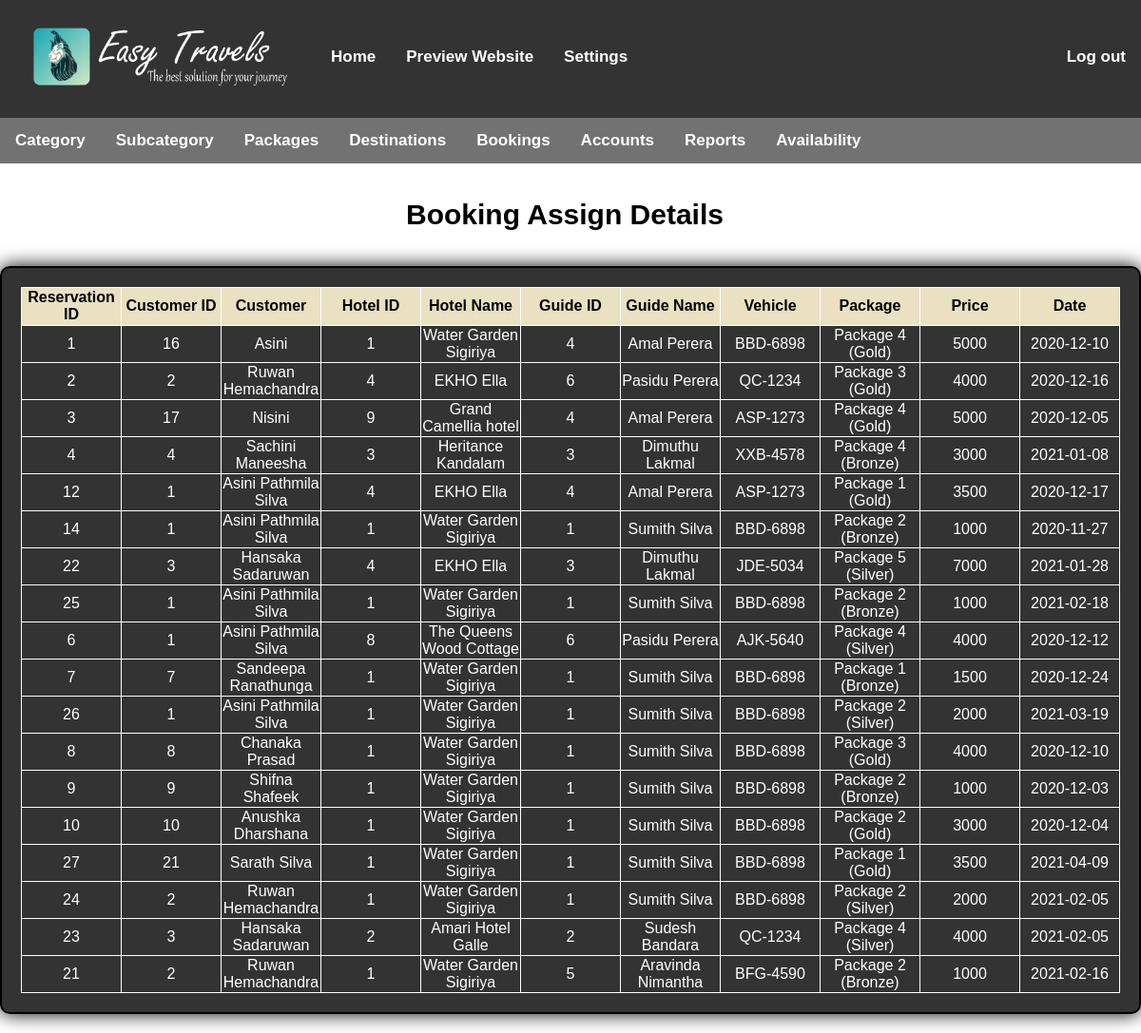
Page /src/php/admin_assign_page-viewall.php (signed in) on the committed database.
### tables this page shows
CREATE TABLE `assign` (
  `asid` int(11) NOT NULL,
  `resvid` int(11) NOT NULL,
  `hotel` int(11) NOT NULL,
  `guide` int(11) NOT NULL,
  `vehicle` varchar(500) NOT NULL,
  `package` varchar(500) NOT NULL,
  `price` int(11) NOT NULL,
  `date` varchar(500) NOT NULL,
  `name` varchar(500) NOT NULL,
  `address` varchar(500) NOT NULL,
  `email` varchar(500) NOT NULL,
  `telephone` int(11) NOT NULL,
  `travelers` int(10) NOT NULL,
  `single` int(10) NOT NULL,
  `doublerooms` int(10) NOT NULL,
  `family` int(10) NOT NULL
);

CREATE TABLE `user` (
  `uid` int(11) NOT NULL,
  `name` varchar(200) NOT NULL,
  `address` varchar(400) NOT NULL,
  `email` varchar(200) NOT NULL,
  `telephone` int(11) NOT NULL
);

CREATE TABLE `hotel` (
  `hid` int(11) NOT NULL,
  `name` varchar(500) NOT NULL,
  `address` varchar(500) NOT NULL,
  `telephone` int(11) NOT NULL,
  `email` varchar(200) NOT NULL,
  `singleroomprice` int(11) NOT NULL,
  `doubleroomprice` int(11) NOT NULL,
  `familyroomprice` int(11) NOT NULL,
  `singlerooms` int(11) NOT NULL,
  `doublerooms` int(11) NOT NULL,
  `familyrooms` int(11) NOT NULL,
  `description` varchar(500) NOT NULL,
  `photo` int(11) NOT NULL
);

CREATE TABLE `guide` (
  `gid` int(11) NOT NULL,
  `name` varchar(500) NOT NULL,
  `charge` int(11) NOT NULL,
  `birthday` date NOT NULL,
  `address` varchar(500) NOT NULL,
  `telephone` int(11) NOT NULL,
  `email` varchar(200) NOT NULL,
  `description` text NOT NULL,
  `photo` int(11) NOT NULL
);

### src/php/admin_assign_page-viewall.php (called while the page is built, shortened)
<?php include('../../public/html/admin_assign_page-viewall.html')?>

### src/php/admin_assign_page-viewall-table.php (the view, shortened to what this page needs)
<?php require_once('../../config/connect.php');
?>
<?php
	$sql="select * from assign";
	$result=mysqli_query($connection,$sql);
	while($row=$result->fetch_assoc()){
		$resvid=$row['resvid'];
		$hid=$row['hotel'];
		$gid=$row['guide'];
		$vid=$row['vehicle'];
		$package=$row['package'];
		$price=$row['price'];
		$date=$row['date'];
		$name=$row['name'];
		$email=$row['email'];
		$sql2="select * from guide where gid='".$gid."'";
		$result2=mysqli_query($connection,$sql2);
		while($row2=$result2->fetch_assoc()){
			$gname=$row2['name'];
		}
		$sql3="select * from hotel where hid='".$hid."'";
		$result3=mysqli_query($connection,$sql3);
		while($row3=$result3->fetch_assoc()){
			$hname=$row3['name'];
		}
		$sql4="select uid from user where email='".$email."'";
		$result4=mysqli_query($connection,$sql4);
		while($row4=$result4->fetch_assoc()){
			$uid=$row4['uid'];
		}
		echo "<tr>";
		echo "<td>".$resvid."</td>";
		echo "<td>".$uid."</td>";
		echo "<td>".$name."</td>";
		echo "<td>".$hid."</td>";
		echo "<td>".$hname."</td>";
		echo "<td>".$gid."</td>";
		echo "<td>".$gname."</td>";
		echo "<td>".$vid."</td>";
		echo "<td>".$package."</td>";
		echo "<td>".$price."</td>";
		echo "<td>".$date."</td>";
		echo "</tr>";
	}
?>

### public/css/admin_topnav.css (style rules this page uses)
body { margin: 0; background-image: url(../../public/images/adminback9.jpg); background-size:cover; font-family: 'Arial'; }
.topnav { overflow: hidden; background-color: rgb(0,0,0,0.8); }
.topnav a { float: left; display: block; color: white; text-align: center; padding: 10px 16px; text-decoration: none; font-size: 17px; margin-top:40px; font-weight:bold; }
.topnav a.notactive { margin-top:0px; }
.topnav a.right { float: right; }
.limg { padding: 10px; width:300px; border-radius: 20px; }

### public/css/adminmenu.css (style rules this page uses)
body { margin: 0; background-image: url(../../public/images/adminback9.jpg); background-size:cover; font-family: 'Arial'; }
.topnav1 { overflow: hidden; background-color:rgb(20,20,20,0.6); }
.topnav1 a { float: left; display: block; color: white; text-align: center; padding: 14px 16px; text-decoration: none; font-size: 17px; font-weight: bold; }
.dropdown { float: left; overflow: hidden; }
.dropdown .dropbtn { font-size: 17px; border: none; outline: none; color: white; padding: 14px 16px; background-color: inherit; font-family: inherit; margin: 0; font-weight:bold; }

### public/css/report-tables.css (style rules this page uses)
* { box-sizing: border-box; }
body { margin: 0; background-image: url(../../public/images/adminback9.jpg); background-size:cover; font-family: 'Arial'; }
.viewtable { color:white; border: 1px solid white; border-collapse: collapse; table-layout: fixed; width: 100%; }
.theads { background-color:#82CAFA; background-color:#eae0c2; text-align:center; color:black; font-weight:bold; height:40px; }
label { padding: 12px 12px 12px 0; display: inline-block; }
.container2 { border-radius: 10px; background-color: rgb(0,0,0,0.8); padding: 20px; width:100%; display:block; margin-left:auto; margin-right:auto; justify-content:center; center-align:center; margin-top:20px; margin-bottom:20px; color:white; text-align:center; border: 2px solid black; box-shadow:0px 0px 20px black; }
.updatetxt { color:black; font-size:30px; font-weight:bold; }

### rows in the picture
assign: resvid "1", user.uid "16", name "Asini", hotel "1", hotel.name "Water Garden Sigiriya", guide "4", guide.name "Amal Perera", vehicle "BBD-6898", package "Package 4 (Gold)", price "5000", date "2020-12-10"
assign: resvid "2", user.uid "2", name "Ruwan Hemachandra", hotel "4", hotel.name "EKHO Ella", guide "6", guide.name "Pasidu Perera", vehicle "QC-1234", package "Package 3 (Gold)", price "4000", date "2020-12-16"
assign: resvid "3", user.uid "17", name "Nisini", hotel "9", hotel.name "Grand Camellia hotel", guide "4", guide.name "Amal Perera", vehicle "ASP-1273", package "Package 4 (Gold)", price "5000", date "2020-12-05"
assign: resvid "4", user.uid "4", name "Sachini Maneesha", hotel "3", hotel.name "Heritance Kandalam", guide "3", guide.name "Dimuthu Lakmal", vehicle "XXB-4578", package "Package 4 (Bronze)", price "3000", date "2021-01-08"
assign: resvid "12", user.uid "1", name "Asini Pathmila Silva", hotel "4", hotel.name "EKHO Ella", guide "4", guide.name "Amal Perera", vehicle "ASP-1273", package "Package 1 (Gold)", price "3500", date "2020-12-17"
assign: resvid "14", user.uid "1", name "Asini Pathmila Silva", hotel "1", hotel.name "Water Garden Sigiriya", guide "1", guide.name "Sumith Silva", vehicle "BBD-6898", package "Package 2 (Bronze)", price "1000", date "2020-11-27"
assign: resvid "22", user.uid "3", name "Hansaka Sadaruwan", hotel "4", hotel.name "EKHO Ella", guide "3", guide.name "Dimuthu Lakmal", vehicle "JDE-5034", package "Package 5 (Silver)", price "7000", date "2021-01-28"
assign: resvid "25", user.uid "1", name "Asini Pathmila Silva", hotel "1", hotel.name "Water Garden Sigiriya", guide "1", guide.name "Sumith Silva", vehicle "BBD-6898", package "Package 2 (Bronze)", price "1000", date "2021-02-18"
assign: resvid "6", user.uid "1", name "Asini Pathmila Silva", hotel "8", hotel.name "The Queens Wood Cottage", guide "6", guide.name "Pasidu Perera", vehicle "AJK-5640", package "Package 4 (Silver)", price "4000", date "2020-12-12"
assign: resvid "7", user.uid "7", name "Sandeepa Ranathunga", hotel "1", hotel.name "Water Garden Sigiriya", guide "1", guide.name "Sumith Silva", vehicle "BBD-6898", package "Package 1 (Bronze)", price "1500", date "2020-12-24"
assign: resvid "26", user.uid "1", name "Asini Pathmila Silva", hotel "1", hotel.name "Water Garden Sigiriya", guide "1", guide.name "Sumith Silva", vehicle "BBD-6898", package "Package 2 (Silver)", price "2000", date "2021-03-19"
assign: resvid "8", user.uid "8", name "Chanaka Prasad", hotel "1", hotel.name "Water Garden Sigiriya", guide "1", guide.name "Sumith Silva", vehicle "BBD-6898", package "Package 3 (Gold)", price "4000", date "2020-12-10"
assign: resvid "9", user.uid "9", name "Shifna Shafeek", hotel "1", hotel.name "Water Garden Sigiriya", guide "1", guide.name "Sumith Silva", vehicle "BBD-6898", package "Package 2 (Bronze)", price "1000", date "2020-12-03"
assign: resvid "10", user.uid "10", name "Anushka Dharshana", hotel "1", hotel.name "Water Garden Sigiriya", guide "1", guide.name "Sumith Silva", vehicle "BBD-6898", package "Package 2 (Gold)", price "3000", date "2020-12-04"
assign: resvid "27", user.uid "21", name "Sarath Silva", hotel "1", hotel.name "Water Garden Sigiriya", guide "1", guide.name "Sumith Silva", vehicle "BBD-6898", package "Package 1 (Gold)", price "3500", date "2021-04-09"
assign: resvid "24", user.uid "2", name "Ruwan Hemachandra", hotel "1", hotel.name "Water Garden Sigiriya", guide "1", guide.name "Sumith Silva", vehicle "BBD-6898", package "Package 2 (Silver)", price "2000", date "2021-02-05"
assign: resvid "23", user.uid "3", name "Hansaka Sadaruwan", hotel "2", hotel.name "Amari Hotel Galle", guide "2", guide.name "Sudesh Bandara", vehicle "QC-1234", package "Package 4 (Silver)", price "4000", date "2021-02-05"
assign: resvid "21", user.uid "2", name "Ruwan Hemachandra", hotel "1", hotel.name "Water Garden Sigiriya", guide "5", guide.name "Aravinda Nimantha", vehicle "BFG-4590", package "Package 2 (Bronze)", price "1000", date "2021-02-16"
